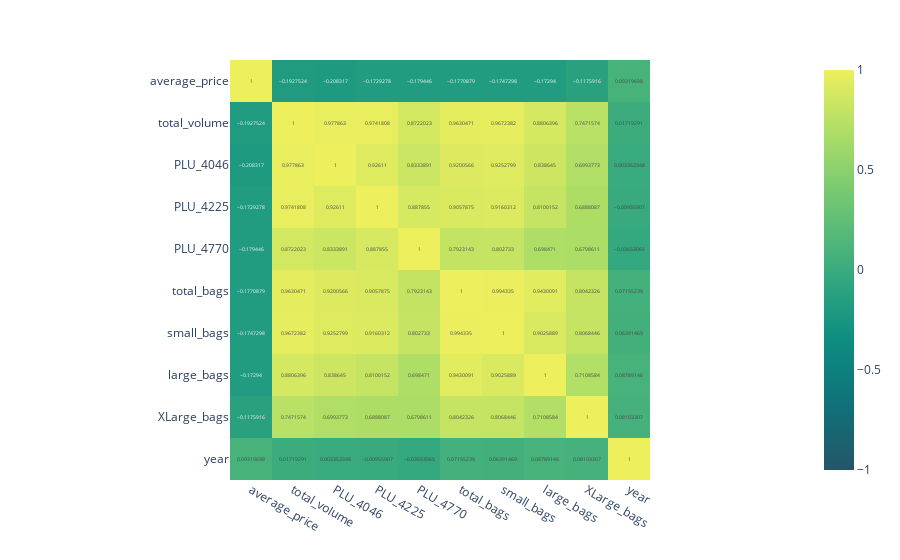

Notebook code cell kept with this figure:
### Code cell
px.imshow(df.corr(),text_auto=True,range_color=[-1,1], color_continuous_scale = px.colors.sequential.Aggrnyl)

### Figure 1 — Plotly figure (JSON) as saved in the notebook; plotly's stock layout.template omitted (floating-point values rounded to 4 significant figures)
{"data": [{"coloraxis": "coloraxis", "hovertemplate": "x: %{x}<br>y: %{y}<br>color: %{z}<extra></extra>", "name": "0", "texttemplate": "%{z}", "type": "heatmap", "x": ["average_price", "total_volume", "PLU_4046", "PLU_4225", "PLU_4770", "total_bags", "small_bags", "large_bags", "XLarge_bags", "year"], "xaxis": "x", "y": ["average_price", "total_volume", "PLU_4046", "PLU_4225", "PLU_4770", "total_bags", "small_bags", "large_bags", "XLarge_bags", "year"], "yaxis": "y", "z": [[1, -0.1928, -0.2083, -0.1729, -0.1794, -0.1771, -0.1747, -0.1729, -0.1176, 0.0932], [-0.1928, 1, 0.9779, 0.9742, 0.8722, 0.963, 0.9672, 0.8806, 0.7472, 0.01719], [-0.2083, 0.9779, 1, 0.9261, 0.8334, 0.9201, 0.9253, 0.8386, 0.6994, 0.003353], [-0.1729, 0.9742, 0.9261, 1, 0.8879, 0.9058, 0.916, 0.81, 0.6888, -0.009559], [-0.1794, 0.8722, 0.8334, 0.8879, 1, 0.7923, 0.8027, 0.6985, 0.6799, -0.03653], [-0.1771, 0.963, 0.9201, 0.9058, 0.7923, 1, 0.9943, 0.943, 0.8042, 0.07155], [-0.1747, 0.9672, 0.9253, 0.916, 0.8027, 0.9943, 1, 0.9026, 0.8068, 0.06391], [-0.1729, 0.8806, 0.8386, 0.81, 0.6985, 0.943, 0.9026, 1, 0.7109, 0.08789], [-0.1176, 0.7472, 0.6994, 0.6888, 0.6799, 0.8042, 0.8068, 0.7109, 1, 0.08103], [0.0932, 0.01719, 0.003353, -0.009559, -0.03653, 0.07155, 0.06391, 0.08789, 0.08103, 1]]}], "layout": {"coloraxis": {"cmax": 1, "cmin": -1, "colorscale": [[0, "rgb(36, 86, 104)"], [0.1667, "rgb(15, 114, 121)"], [0.3333, "rgb(13, 143, 129)"], [0.5, "rgb(57, 171, 126)"], [0.6667, "rgb(110, 197, 116)"], [0.8333, "rgb(169, 220, 103)"], [1, "rgb(237, 239, 93)"]]}, "margin": {"t": 60}, "xaxis": {"anchor": "y", "constrain": "domain", "domain": [0, 1], "scaleanchor": "y"}, "yaxis": {"anchor": "x", "autorange": "reversed", "constrain": "domain", "domain": [0, 1]}}}
